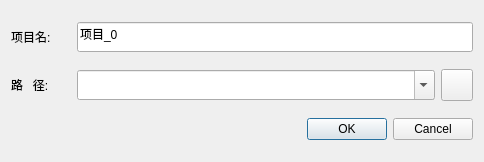
<?xml version="1.0" encoding="UTF-8"?>
<ui version="4.0">
 <class>Dialog_add_new</class>
 <widget class="QDialog" name="Dialog_add_new">
  <property name="geometry">
   <rect>
    <x>0</x>
    <y>0</y>
    <width>484</width>
    <height>162</height>
   </rect>
  </property>
  <property name="windowTitle">
   <string>新建项目</string>
  </property>
  <layout class="QGridLayout" name="gridLayout">
   <item row="0" column="0">
    <layout class="QHBoxLayout" name="horizontalLayout">
     <item>
      <widget class="QLabel" name="label_2">
       <property name="minimumSize">
        <size>
         <width>60</width>
         <height>0</height>
        </size>
       </property>
       <property name="text">
        <string>项目名:</string>
       </property>
      </widget>
     </item>
     <item>
      <widget class="QLineEdit" name="lineEdit">
       <property name="minimumSize">
        <size>
         <width>0</width>
         <height>30</height>
        </size>
       </property>
       <property name="text">
        <string>项目_0</string>
       </property>
      </widget>
     </item>
    </layout>
   </item>
   <item row="1" column="0">
    <layout class="QHBoxLayout" name="horizontalLayout_2">
     <item>
      <widget class="QLabel" name="label">
       <property name="minimumSize">
        <size>
         <width>60</width>
         <height>0</height>
        </size>
       </property>
       <property name="text">
        <string>路   径:</string>
       </property>
      </widget>
     </item>
     <item>
      <widget class="QComboBox" name="comboBox">
       <property name="sizePolicy">
        <sizepolicy hsizetype="Expanding" vsizetype="Fixed">
         <horstretch>0</horstretch>
         <verstretch>0</verstretch>
        </sizepolicy>
       </property>
       <property name="minimumSize">
        <size>
         <width>0</width>
         <height>30</height>
        </size>
       </property>
       <property name="editable">
        <bool>true</bool>
       </property>
      </widget>
     </item>
     <item>
      <widget class="QToolButton" name="toolButton">
       <property name="minimumSize">
        <size>
         <width>30</width>
         <height>30</height>
        </size>
       </property>
       <property name="maximumSize">
        <size>
         <width>32</width>
         <height>32</height>
        </size>
       </property>
       <property name="text">
        <string/>
       </property>
       <property name="icon">
        <iconset resource="../../../icons.qrc">
         <normaloff>:/pic/icons/打开文件.png</normaloff>:/pic/icons/打开文件.png</iconset>
       </property>
       <property name="iconSize">
        <size>
         <width>32</width>
         <height>32</height>
        </size>
       </property>
       <property name="autoRaise">
        <bool>false</bool>
       </property>
      </widget>
     </item>
    </layout>
   </item>
   <item row="2" column="0">
    <widget class="QDialogButtonBox" name="buttonBox">
     <property name="orientation">
      <enum>Qt::Horizontal</enum>
     </property>
     <property name="standardButtons">
      <set>QDialogButtonBox::Cancel|QDialogButtonBox::Ok</set>
     </property>
    </widget>
   </item>
  </layout>
 </widget>
 <resources>
  <include location="../../../icons.qrc"/>
 </resources>
 <connections>
  <connection>
   <sender>buttonBox</sender>
   <signal>accepted()</signal>
   <receiver>Dialog_add_new</receiver>
   <slot>accept()</slot>
   <hints>
    <hint type="sourcelabel">
     <x>229</x>
     <y>147</y>
    </hint>
    <hint type="destinationlabel">
     <x>157</x>
     <y>158</y>
    </hint>
   </hints>
  </connection>
  <connection>
   <sender>buttonBox</sender>
   <signal>rejected()</signal>
   <receiver>Dialog_add_new</receiver>
   <slot>reject()</slot>
   <hints>
    <hint type="sourcelabel">
     <x>297</x>
     <y>147</y>
    </hint>
    <hint type="destinationlabel">
     <x>286</x>
     <y>158</y>
    </hint>
   </hints>
  </connection>
 </connections>
</ui>
